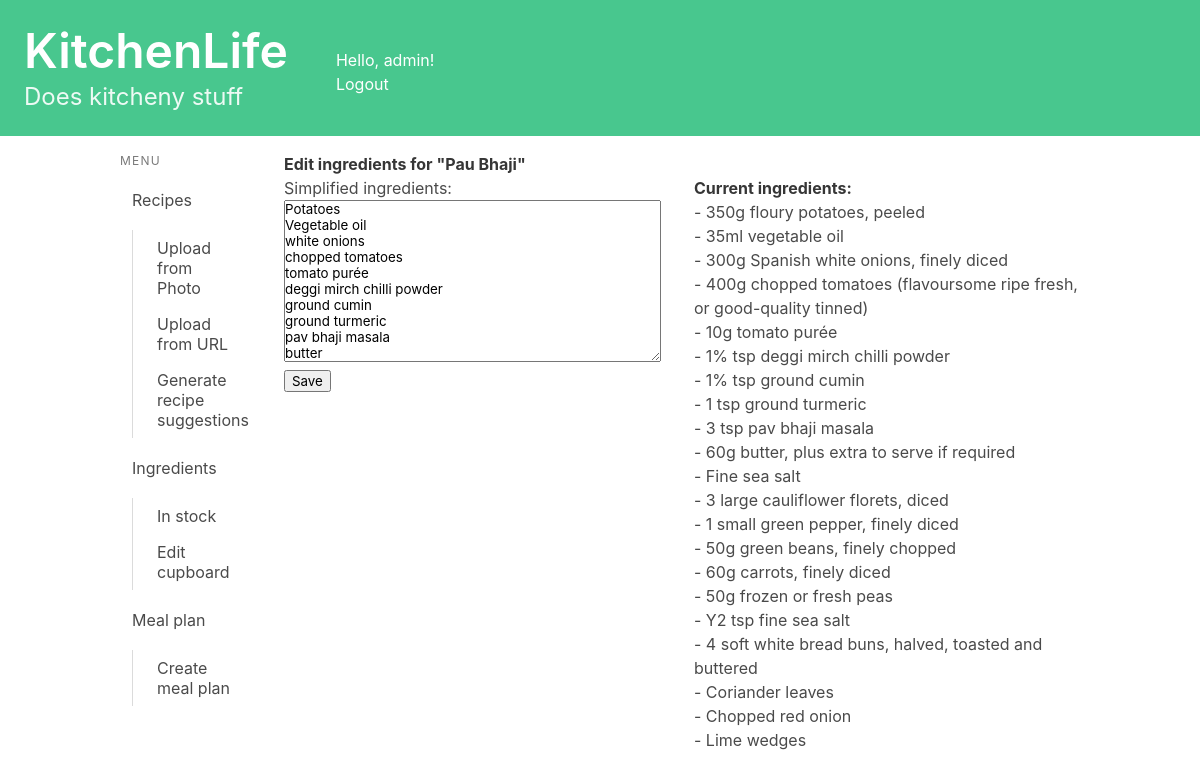
Before: /recipes/edit_ingredients/8/ (signed in) with the older database file.
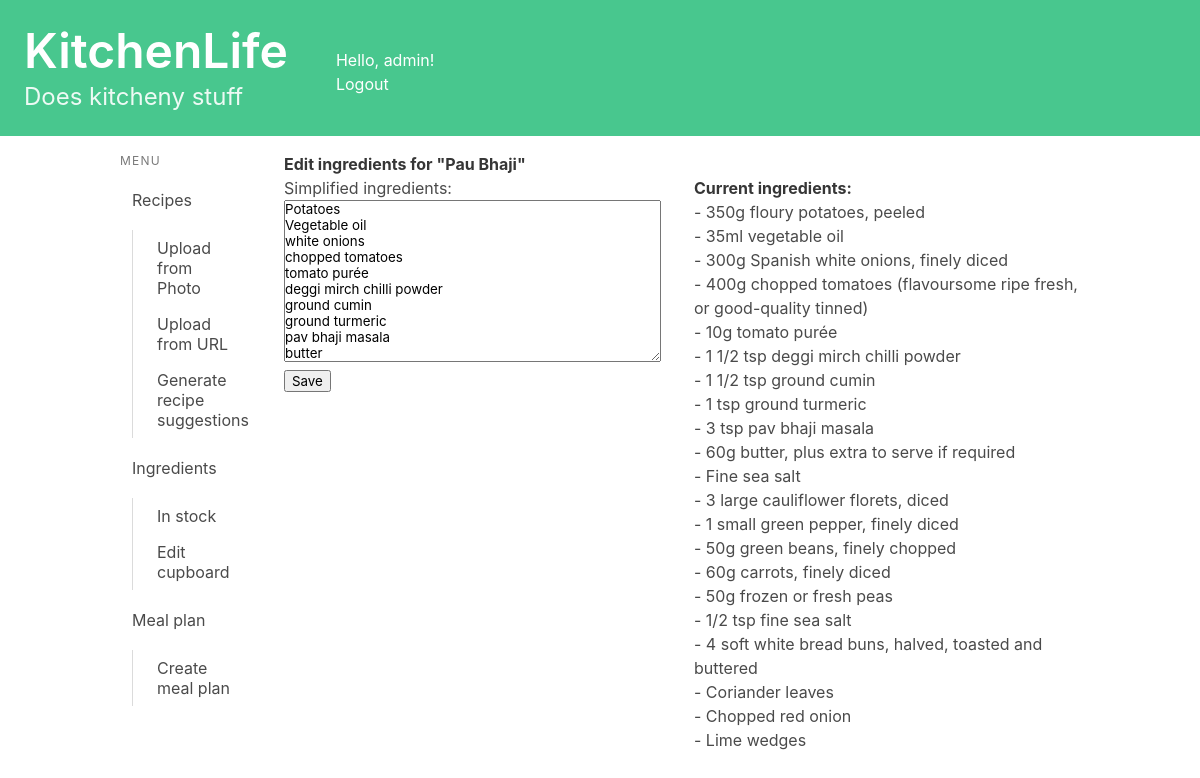
After: the same page with the newer database file.
### recipes/models.py (models this page shows, shortened)
class Recipe(models.Model):
    name = models.CharField(max_length=200)
    method = models.TextField(max_length=5000, null = True, blank = True)
    ingredients_string = models.TextField(max_length=1000, null = True, blank = True)#Plain text of ingredients
    simplified_ingredients = models.TextField(max_length=1000, null = True, blank = True)#Ingredients data
    uses_ingredient = models.ManyToManyField(Ingredient, related_name="ingredient_uses")
    book = models.CharField(max_length=200, null = True, blank = True)
    page = models.CharField(max_length=5, null = True, blank = True)
    serves = models.CharField(max_length=5, null = True, blank = True)
    description = models.TextField(max_length=500, null = True, blank = True)
    url = models.URLField(null = True, blank = True)
    jumbled_input = models.TextField(max_length=8000, null = True, blank = True)
    owner = models.ForeignKey(User, on_delete=models.CASCADE, blank=True, null=True)
    from_photo = models.BooleanField(default=False)

### recipes/views.py (the view)
# urls.py: path('edit_ingredients/<int:recipe_id>/', views.edit_ingredients, name= 'edit_ingredients'),
@login_required
def edit_ingredients(request, recipe_id):
    recipe = get_object_or_404(Recipe, pk=recipe_id)
    if recipe.owner != request.user:
        return redirect('recipes:index')
    if request.method == 'POST':
        form = EditIngredientsForm(request.POST, instance=recipe)
        if form.is_valid():
            form.save()
            recipe.simplified_to_ingredients(request.user)
            recipe.save()
            return redirect('recipes:detail', recipe_id=recipe.id)
    else:
        form = EditIngredientsForm(instance=recipe)
    return render(request, 'recipes/edit_ingredients.html', {'recipe': recipe, 'form': form})

### recipes/forms.py
class EditIngredientsForm(forms.ModelForm):
    class Meta:
        model = Recipe
        fields = ['simplified_ingredients']
        widgets = {
            'ingredients': forms.Textarea(attrs={'rows': 30, 'cols': 40}),
        }
        labels = {
            'simplified_ingredients': 'Simplified ingredients'
        }

### recipes/templatetags/is_active.py (called while the page is built)
@register.simple_tag
def is_active(request, url):
    if reverse(url) == request.path:
        return "is-active"
    return ""

### recipes/templates/recipes/edit_ingredients.html (shortened to what this page needs)
{% extends "base.html" %}
{% block content %}
  <h1><strong>Edit ingredients for "{{ recipe.name }}"</strong></h1>
  <div class="columns">
    <div class="column is-half">
        <form method="post">
            {{ form.as_p }}
            <input type="submit" value="Save">
        </form>
    </div>
    <div class="column">
        <p><strong>Current ingredients:</strong></p>
        <p style="white-space: pre-line">{{ recipe.ingredients_string }}</p>
    </div>
  </div>
{% endblock %}

Changed rows visible on the page:
changed Recipe "Pau Bhaji": ingredients_string "…10g tomato purée - 1% tsp deggi mirch chilli powder - 1% tsp ground cumin - 1 tsp ground turmeric - 3 tsp pav bhaji masala - 60g butter, plus extra to serve if required - Fine sea salt - 3 large cauliflower florets, diced - 1 small green pepper, finely diced - 50g green beans, finely chopped - 60g carrots, finely diced - 50g frozen or fresh peas - Y2 tsp fine sea salt…" → "…10g tomato purée - 1 1/2 tsp deggi mirch chilli powder - 1 1/2 tsp ground cumin - 1 tsp ground turmeric - 3 tsp pav bhaji masala - 60g butter, plus extra to serve if required - Fine sea salt - 3 large cauliflower florets, diced - 1 small green pepper, finely diced - 50g green beans, finely chopped - 60g carrots, finely diced - 50g frozen or fresh peas - 1/2 tsp fine sea salt…"
